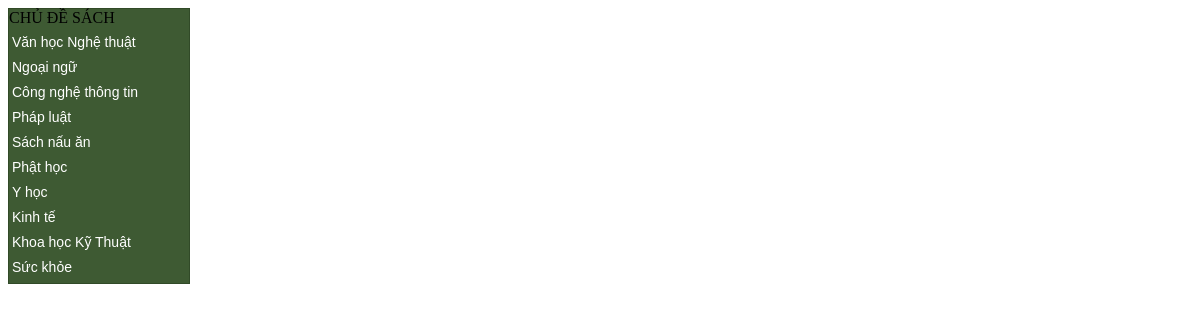
Screenshot of /MENUTRAI/MH_CHUDE.php with the database file from the repository.
### tables this page shows
CREATE TABLE IF NOT EXISTS `chu_de` (
  `MCD` int(11) NOT NULL AUTO_INCREMENT,
  `Ten_chu_de` varchar(50) DEFAULT NULL,
  PRIMARY KEY (`MCD`)
);

### MENUTRAI/MH_CHUDE.php (the view, shortened to what this page needs)
<?php
include_once("../KETNOI/ketnoi.php");
$sql = "SELECT * FROM Chu_de; ";
$bang_chu_de = mysql_query($sql, $ketnoi);
?>
<div class="menu">
<div class="tieude" >CHỦ ĐỀ SÁCH</div>
<table width="180" border="0" >
  <tr>
    <td>
	<?php while($row = mysql_fetch_array($bang_chu_de)) {?>
		<a href="#"><?php echo $row["Ten_chu_de"]; ?></a>
	<?php } ?>
	 </td>
  </tr>
</table>
</div>

### MENUTRAI/MH_CHUDE.php (style rules this page uses)
.menu A { font-family: Arial, Helvetica, sans-serif; font-size: 14px; color:#FFFFFF; display:block; text-decoration: none; background-color: #3E5A33; line-height: 25px; }

### rows the page displays
chu_de: Ten_chu_de "Văn học Nghệ thuật"
chu_de: Ten_chu_de "Ngoại ngữ"
chu_de: Ten_chu_de "Công nghệ thông tin"
chu_de: Ten_chu_de "Pháp luật"
chu_de: Ten_chu_de "Sách nấu ăn"
chu_de: Ten_chu_de "Phật học"
chu_de: Ten_chu_de "Y học"
chu_de: Ten_chu_de "Kinh tế"
chu_de: Ten_chu_de "Khoa học Kỹ Thuật"
chu_de: Ten_chu_de "Sức khỏe"
